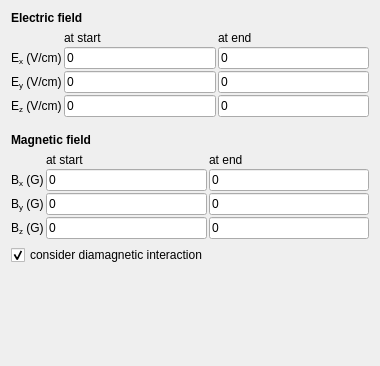
           <widget class="QWidget" name="page">
            <property name="enabled">
             <bool>true</bool>
            </property>
            <property name="geometry">
             <rect>
              <x>0</x>
              <y>0</y>
              <width>380</width>
              <height>366</height>
             </rect>
            </property>
            <attribute name="label">
             <string>Fields</string>
            </attribute>
            <layout class="QVBoxLayout" name="verticalLayout_3">
             <item>
              <widget class="QLabel" name="label_66">
               <property name="font">
                <font>
                 <weight>75</weight>
                 <bold>true</bold>
                </font>
               </property>
               <property name="text">
                <string>Electric field</string>
               </property>
               <property name="textFormat">
                <enum>Qt::AutoText</enum>
               </property>
               <property name="alignment">
                <set>Qt::AlignBottom|Qt::AlignLeading|Qt::AlignLeft</set>
               </property>
               <property name="wordWrap">
                <bool>true</bool>
               </property>
              </widget>
             </item>
             <item>
              <layout class="QGridLayout" name="gridLayout">
               <property name="spacing">
                <number>2</number>
               </property>
               <item row="0" column="1">
                <widget class="QLabel" name="label_46">
                 <property name="text">
                  <string>at start</string>
                 </property>
                </widget>
               </item>
               <item row="3" column="1">
                <widget class="QLineEdit" name="lineedit_system_minEz">
                 <property name="text">
                  <string>0</string>
                 </property>
                </widget>
               </item>
               <item row="1" column="2">
                <widget class="QLineEdit" name="lineedit_system_maxEx">
                 <property name="text">
                  <string>0</string>
                 </property>
                </widget>
               </item>
               <item row="1" column="0">
                <widget class="QLabel" name="label_43">
                 <property name="text">
                  <string>E&lt;sub&gt;x&lt;/sub&gt; (V/cm)</string>
                 </property>
                </widget>
               </item>
               <item row="0" column="2">
                <widget class="QLabel" name="label_47">
                 <property name="text">
                  <string>at end</string>
                 </property>
                </widget>
               </item>
               <item row="3" column="0">
                <widget class="QLabel" name="label_51">
                 <property name="text">
                  <string>E&lt;sub&gt;z&lt;/sub&gt; (V/cm)</string>
                 </property>
                </widget>
               </item>
               <item row="3" column="2">
                <widget class="QLineEdit" name="lineedit_system_maxEz">
                 <property name="text">
                  <string>0</string>
                 </property>
                </widget>
               </item>
               <item row="1" column="1">
                <widget class="QLineEdit" name="lineedit_system_minEx">
                 <property name="text">
                  <string>0</string>
                 </property>
                </widget>
               </item>
               <item row="2" column="1">
                <widget class="QLineEdit" name="lineedit_system_minEy">
                 <property name="text">
                  <string>0</string>
                 </property>
                </widget>
               </item>
               <item row="2" column="2">
                <widget class="QLineEdit" name="lineedit_system_maxEy">
                 <property name="text">
                  <string>0</string>
                 </property>
                </widget>
               </item>
               <item row="2" column="0">
                <widget class="QLabel" name="label_52">
                 <property name="text">
                  <string>E&lt;sub&gt;y&lt;/sub&gt; (V/cm)</string>
                 </property>
                </widget>
               </item>
              </layout>
             </item>
             <item>
              <spacer name="verticalSpacer_6">
               <property name="orientation">
                <enum>Qt::Vertical</enum>
               </property>
               <property name="sizeType">
                <enum>QSizePolicy::Fixed</enum>
               </property>
               <property name="sizeHint" stdset="0">
                <size>
                 <width>20</width>
                 <height>10</height>
                </size>
               </property>
              </spacer>
             </item>
             <item>
              <widget class="QLabel" name="label_71">
               <property name="font">
                <font>
                 <weight>75</weight>
                 <bold>true</bold>
                </font>
               </property>
               <property name="text">
                <string>Magnetic field</string>
               </property>
               <property name="textFormat">
                <enum>Qt::AutoText</enum>
               </property>
               <property name="alignment">
                <set>Qt::AlignBottom|Qt::AlignLeading|Qt::AlignLeft</set>
               </property>
               <property name="wordWrap">
                <bool>true</bool>
               </property>
              </widget>
             </item>
             <item>
              <layout class="QGridLayout" name="gridLayout_2">
               <property name="spacing">
                <number>2</number>
               </property>
               <item row="0" column="1">
                <widget class="QLabel" name="label_48">
                 <property name="text">
                  <string>at start</string>
                 </property>
                </widget>
               </item>
               <item row="3" column="1">
                <widget class="QLineEdit" name="lineedit_system_minBz">
                 <property name="text">
                  <string>0</string>
                 </property>
                </widget>
               </item>
               <item row="1" column="2">
                <widget class="QLineEdit" name="lineedit_system_maxBx">
                 <property name="text">
                  <string>0</string>
                 </property>
                </widget>
               </item>
               <item row="1" column="0">
                <widget class="QLabel" name="label_44">
                 <property name="text">
                  <string>B&lt;sub&gt;x&lt;/sub&gt; (G)</string>
                 </property>
                </widget>
               </item>
               <item row="0" column="2">
                <widget class="QLabel" name="label_49">
                 <property name="text">
                  <string>at end</string>
                 </property>
                </widget>
               </item>
               <item row="3" column="0">
                <widget class="QLabel" name="label_53">
                 <property name="text">
                  <string>B&lt;sub&gt;z&lt;/sub&gt; (G)</string>
                 </property>
                </widget>
               </item>
               <item row="3" column="2">
                <widget class="QLineEdit" name="lineedit_system_maxBz">
                 <property name="text">
                  <string>0</string>
                 </property>
                </widget>
               </item>
               <item row="1" column="1">
                <widget class="QLineEdit" name="lineedit_system_minBx">
                 <property name="text">
                  <string>0</string>
                 </property>
                </widget>
               </item>
               <item row="2" column="1">
                <widget class="QLineEdit" name="lineedit_system_minBy">
                 <property name="text">
                  <string>0</string>
                 </property>
                </widget>
               </item>
               <item row="2" column="2">
                <widget class="QLineEdit" name="lineedit_system_maxBy">
                 <property name="text">
                  <string>0</string>
                 </property>
                </widget>
               </item>
               <item row="2" column="0">
                <widget class="QLabel" name="label_54">
                 <property name="text">
                  <string>B&lt;sub&gt;y&lt;/sub&gt; (G)</string>
                 </property>
                </widget>
               </item>
              </layout>
             </item>
             <item>
              <widget class="QCheckBox" name="checkbox_system_diamagnetic">
               <property name="text">
                <string>consider diamagnetic interaction</string>
               </property>
               <property name="checked">
                <bool>true</bool>
               </property>
              </widget>
             </item>
             <item>
              <spacer name="verticalSpacer_4">
               <property name="orientation">
                <enum>Qt::Vertical</enum>
               </property>
               <property name="sizeHint" stdset="0">
                <size>
                 <width>20</width>
                 <height>0</height>
                </size>
               </property>
              </spacer>
             </item>
            </layout>
           </widget>
